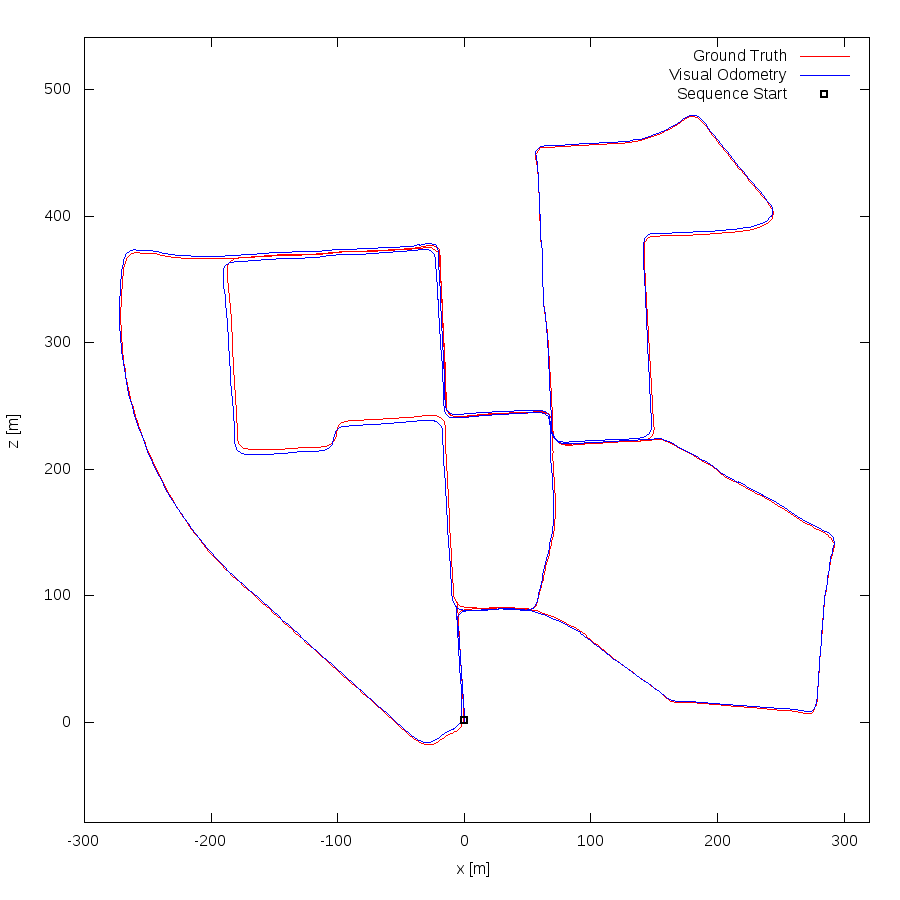

Write gnuplot code to recreate this figure.
set term postscript eps enhanced color
set output "00.eps"
set size ratio -1
set xrange [-300:320]
set yrange [-79:541]
set xlabel "x [m]"
set ylabel "z [m]"
plot "00.txt" using 1:2 lc rgb "#FF0000" title 'Ground Truth' w lines,"00.txt" using 3:4 lc rgb "#0000FF" title 'Visual Odometry' w lines,"< head -1 00.txt" using 1:2 lc rgb "#000000" pt 4 ps 1 lw 2 title 'Sequence Start' w points
